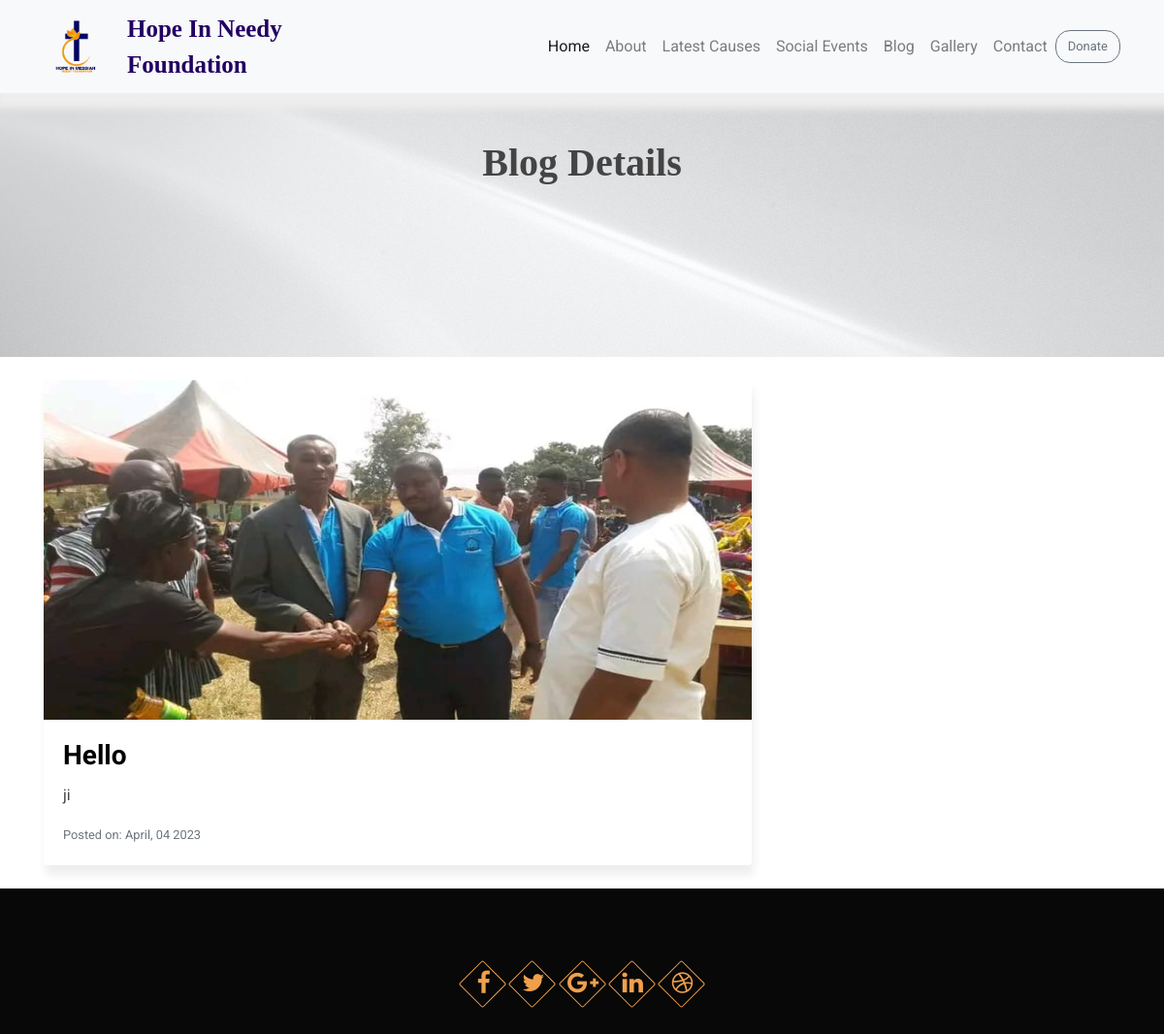
Screenshot of /blog/15/ with the database file from the repository.
### foundation/models.py (models this page shows, shortened)
class Blog(models.Model):
    image = models.ImageField(upload_to='blog-img')
    title = models.CharField(max_length=100)
    content = models.TextField()
    date_posted = models.DateTimeField(default=timezone.now)
    author = models.ForeignKey(User, on_delete=models.CASCADE)

### foundation/views.py (the view)
# urls.py: path('blog/<int:pk>/', PostDetailView.as_view(), name='blog-detail'),
class PostDetailView(DetailView):
    model = Blog

### foundation/templates/foundation/blog_detail.html
{% extends 'foundation/base.html' %}
{% load static %}
{% block css_files %}
<link rel="stylesheet" type="text/css" href="{% static 'foundation/foundation.css' %}">
{% endblock %}
{% block content %}
<section class="myHeading pt-4 mt-5">
    <div class="container">
        <div class="row">
            <div class="col">
                <h1 class="myTitle text-center">Blog Details</h1>
            </div>
        </div>
    </div>
</section>
<section class="pt-4">
    <div class="container">
        <div class="row">
            <div class="col-md-8">
                    <div class="card mb-4 blog-section">
                        <img class="card-img-top" src="{{ object.image.url }}" height="350px" alt="Card image cap">
                        <div class="card-body">
                        <h3 class="card-title blog-title">{{ object.title }}</h3>
                        <p class="card-text">{{ object.content }}</p>
                        <p class="card-text"><small class="text-muted">Posted on: {{ object.date_posted|date:"N, m o" }}</small></p>
                        </div>
                    </div>
            </div>
        </div>
    </div>
</section>
{% endblock %}

### foundation/static/foundation/foundation.css (style rules this page uses)
.card { border: none; }
*, *:before, *:after { box-sizing: border-box; }
html, body { height: 100%; }
body { color: #444; font-family: 'Roboto', sans-serif; font-size: 1rem; line-height: 1.5; }

### rows the page displays
Blog: image (picture), title "Hello", content "ji", date_posted "April, 04 2023"
